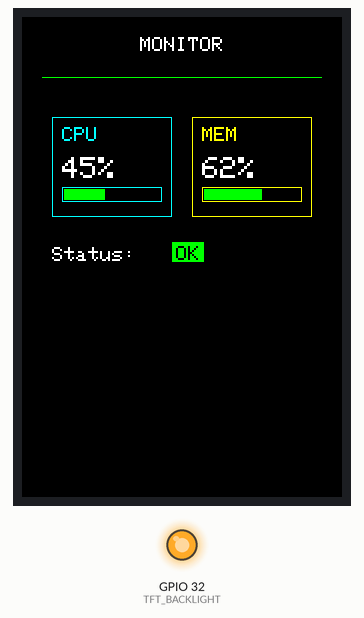
Simulated run of this sketch. Board: ESP32. Parts: 320×480 colour display, output pins drawn as LEDs (lit = HIGH). Pins used as bus, display or sensor lines are not drawn; what the sketch prints to the serial monitor is not drawn.

Above: at 1.5 s.

The sketch:

Lesson09_DataMonitoring.ino
```cpp
/*
 * Lesson 09: Data Monitoring Interface
 * 3.5 inch TFT-LCD Display Tutorial
 *
 * Course objectives: Learn to create a data monitoring interface
 *
 * Key concepts:
 * - Card-style layout
 * - Data visualization (progress bar)
 * - Multiple cards layout
 * - Status indicator
 *
 * Library needed (install once via Tools -> Manage Libraries):
 * - "GFX Library for Arduino" by moononournation. Any recent version works.
 *
 * Before uploading, pick your board in Arduino IDE under Tools -> Board:
 * "ESP32S3 Dev Module" for an ESP32-S3, or "ESP32 Dev Module" for a classic ESP32.
 */

#include <Arduino_GFX_Library.h>

// ==================== Color Name Compatibility ====================
// GFX Library 1.6.5+ renamed the short color macros (BLACK, RED, ...) to RGB565_*.
// These aliases keep the sketch compiling on both old (<=1.6.4) and new (>=1.6.5)
// versions. The #ifndef guard makes it a no-op on versions that still define BLACK.
#ifndef BLACK
  #define BLACK   RGB565_BLACK
  #define WHITE   RGB565_WHITE
  #define RED     RGB565_RED
  #define GREEN   RGB565_GREEN
  #define BLUE    RGB565_BLUE
  #define YELLOW  RGB565_YELLOW
  #define MAGENTA RGB565_MAGENTA
  #define CYAN    RGB565_CYAN
#endif


// ==================== SPI LCD Pin Definitions ====================
// This kit ships wired for ESP32-S3, but the display module's ribbon cable works
// with any board. Pins are selected automatically based on the board you choose
// in Arduino IDE (Tools -> Board), so the same sketch compiles on both.
#if defined(CONFIG_IDF_TARGET_ESP32S3)
  // ESP32-S3 (select "ESP32S3 Dev Module") - default wiring for this kit
  #define TFT_CS    10   // CS  (Chip Select)
  #define TFT_RST   42   // RESET
  #define TFT_DC    2    // DC/RS/A0 (Data/Command) - **Must connect!**
  #define TFT_MOSI  11   // SDA/MOSI (SPI data)
  #define TFT_SCLK  12   // SCL/SCLK (SPI clock)
  #define TFT_BACKLIGHT 41  // LEDA/BLK (Backlight)
  #define TFT_USE_PSRAM true
  #define TFT_SPI_NUM   HSPI    // S3: SPI3 host (=1). Usable buses are FSPI(=0) and HSPI(=1).
#else
  // Classic ESP32 (e.g. Lonely Binary PinPulse, select "ESP32 Dev Module")
  // NOTE: GPIO 41/42 do not exist on classic ESP32, and GPIO 6-11 are reserved for
  // the on-chip SPI flash, so the S3 pins above cannot be used. These are the
  // standard VSPI pins for classic ESP32.
  #define TFT_CS    15   // CS  (Chip Select)
  #define TFT_RST   4    // RESET
  #define TFT_DC    2    // DC/RS/A0 (Data/Command) - **Must connect!**
  #define TFT_MOSI  23   // SDA/MOSI (SPI data, VSPI default)
  #define TFT_SCLK  18   // SCL/SCLK (SPI clock, VSPI default)
  #define TFT_BACKLIGHT 32  // LEDA/BLK (Backlight)
  #define TFT_USE_PSRAM false
  #define TFT_SPI_NUM   VSPI    // classic ESP32: SPI3 host (=3). NOT FSPI(=1) -- that is the on-chip flash bus.
#endif

// ==================== Create the display object ====================
// "bus" sets up HOW we talk to the screen (hardware SPI on the pins above).
// "gfx" is the ST7796 screen driver (320x480) we call to draw text and shapes.
// Using a different screen size? See ADAPTATION_GUIDE.md in that size's folder.
Arduino_DataBus *bus = new Arduino_ESP32SPI(TFT_DC, TFT_CS, TFT_SCLK, TFT_MOSI, GFX_NOT_DEFINED, TFT_SPI_NUM /* HSPI on S3, VSPI on classic ESP32 */, true /* is_shared_interface */);
Arduino_ST7796 *gfx = new Arduino_ST7796(bus, TFT_RST, 0, true /* IPS */, 320, 480, 0, 0, 0, 0);

// ==================== Helper Functions ====================

// Draw label (text with background)
void drawLabel(const char* text, int x, int y, uint16_t bgColor, uint16_t textColor, int textSize = 2) {
  int textWidth = strlen(text) * 6 * textSize;
  int textHeight = 8 * textSize;

  // Draw background
  gfx->fillRect(x, y, textWidth + 8, textHeight + 4, bgColor);

  // Draw text
  gfx->setTextColor(textColor);
  gfx->setTextSize(textSize);
  gfx->setCursor(x + 4, y + 4);
  gfx->println(text);
}

// Draw progress bar
void drawProgressBar(int x, int y, int width, int height, int percent, uint16_t bgColor, uint16_t fillColor) {
  // Draw background frame
  gfx->drawRect(x, y, width, height, bgColor);

  // Compute fill width
  int fillWidth = (width * percent) / 100;
  if (fillWidth > 0) {
    gfx->fillRect(x + 2, y + 2, fillWidth - 4, height - 4, fillColor);
  }
}

// Draw centered text
void drawCenteredText(const char* text, int y, uint16_t color, int size) {
  gfx->setTextSize(size);
  gfx->setTextColor(color);
  int textWidth = strlen(text) * size * 6;
  int x = (gfx->width() - textWidth) / 2;
  gfx->setCursor(x, y);
  gfx->println(text);
}

// Draw separator line
void drawSeparator(int y, uint16_t color) {
  gfx->drawFastHLine(20, y, gfx->width() - 40, color);
}

// ==================== Initialization ====================
void setup() {
  Serial.begin(115200);
  delay(1000);

  Serial.println("Lesson 09: Data Monitoring Interface");
  Serial.println("Initializing LCD...");

  // Turn the backlight on (on/off only, no brightness control).
  pinMode(TFT_BACKLIGHT, OUTPUT);
  digitalWrite(TFT_BACKLIGHT, HIGH);  // HIGH = backlight ON

  // Reset display
  pinMode(TFT_RST, OUTPUT);
  digitalWrite(TFT_RST, LOW);
  delay(10);
  digitalWrite(TFT_RST, HIGH);
  delay(120);

  // Initialize LCD
  if (!gfx->begin()) {
    Serial.println("LCD initialization failed!");
    while (1);
  }

  gfx->setRotation(0);

  Serial.println("LCD initialized successfully!");

  // ==================== Lesson Content ====================

  // Data monitoring interface
  Serial.println("Displaying Data Monitoring Interface");
  gfx->fillScreen(BLACK);

  // Title
  drawCenteredText("MONITOR", 20, WHITE, 2);
  drawSeparator(60, GREEN);

  // Data card 1 (left)
  gfx->drawRect(30, 100, 120, 100, CYAN);
  gfx->setTextColor(CYAN);
  gfx->setTextSize(2);
  gfx->setCursor(40, 110);
  gfx->println("CPU");
  gfx->setTextColor(WHITE);
  gfx->setTextSize(3);
  gfx->setCursor(40, 140);
  gfx->println("45%");
  drawProgressBar(40, 170, 100, 15, 45, CYAN, GREEN);

  // Data card 2 (right)
  gfx->drawRect(170, 100, 120, 100, YELLOW);
  gfx->setTextColor(YELLOW);
  gfx->setTextSize(2);
  gfx->setCursor(180, 110);
  gfx->println("MEM");
  gfx->setTextColor(WHITE);
  gfx->setTextSize(3);
  gfx->setCursor(180, 140);
  gfx->println("62%");
  drawProgressBar(180, 170, 100, 15, 62, YELLOW, GREEN);

  // Status indicator (centered)
  gfx->setTextColor(WHITE);
  gfx->setTextSize(2);
  gfx->setCursor(30, 230);
  gfx->print("Status: ");
  drawLabel("OK", 150, 225, GREEN, BLACK, 2);

  Serial.println("Data Monitoring Interface display complete!");
}

void loop() {
  delay(1000);
}
```
